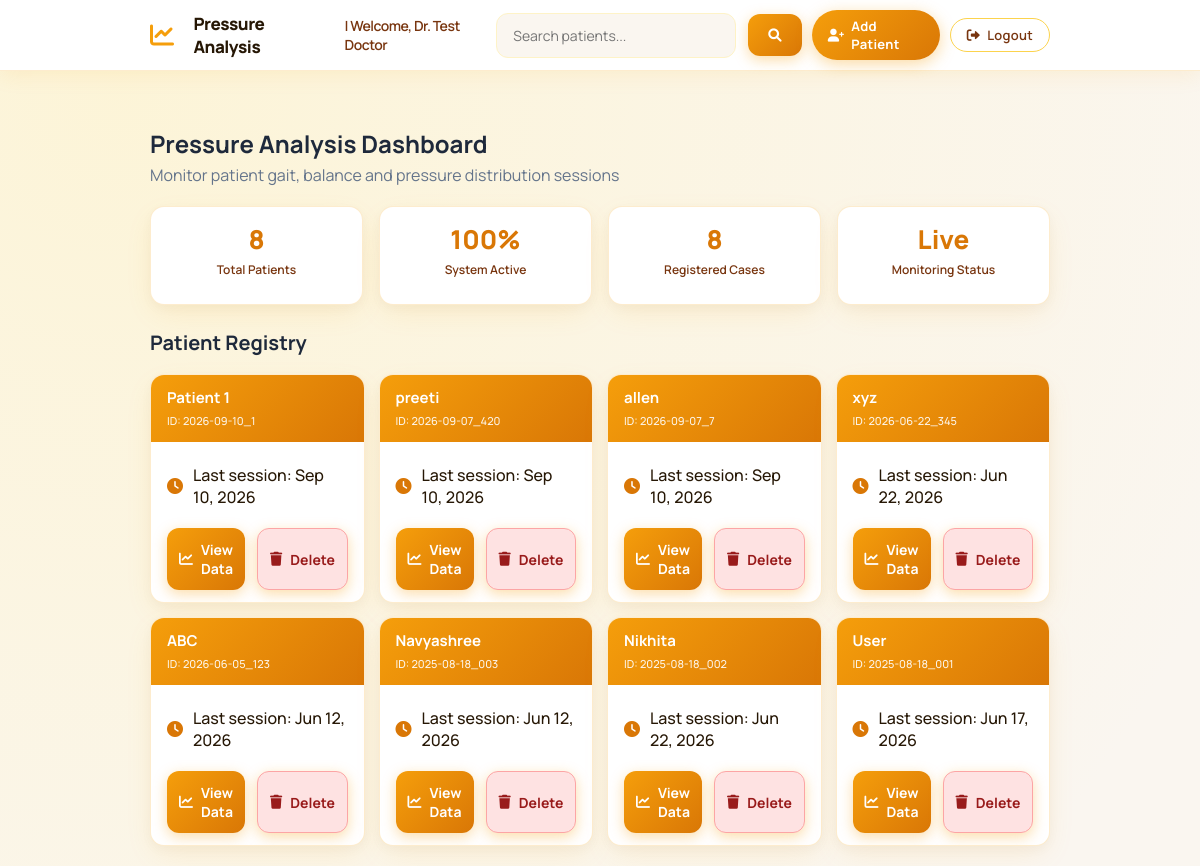
The page /home/ (signed in) on the database its author committed.
### pressure_app/models.py (models this page shows, shortened)
class Doctor(AbstractUser):
    license_number = models.CharField(max_length=50, unique=True)
    hospital = models.CharField(max_length=100)
    specialization = models.CharField(max_length=100)

class Patient(models.Model):
    name = models.CharField(max_length=100)
    patient_id = models.CharField(max_length=20, unique=True)
    contact_info = models.CharField(max_length=100)
    notes = models.TextField(blank=True)
    created_at = models.DateTimeField(auto_now_add=True, null=True, blank=True)

class PressureReading(models.Model):
    patient = models.ForeignKey(Patient, on_delete=models.CASCADE, related_name='readings')
    timestamp = models.DateTimeField(auto_now_add=True)
    pressure_data = models.JSONField()  # Stores the 20x20 pressure array
    displacement_x = models.FloatField(default=0.0)
    displacement_y = models.FloatField(default=0.0)
    movement_status = models.CharField(max_length=100, blank=True)
    session_notes = models.TextField(blank=True)
    is_analysis_complete = models.BooleanField(default=False)

### pressure_app/views.py (the view)
# urls.py: 2. Add a URL to urlpatterns:  path('', views.home, name='home')
@login_required
def home(request):
    patients = Patient.objects.all().order_by('-id')
    paginator = Paginator(patients, 9)
    page_number = request.GET.get("page")
    page_obj = paginator.get_page(page_number)
    return render(request, 'pressure_app/home.html', {
        'patients': page_obj,
        'page_obj': page_obj,
    })

### pressure_app/templates/pressure_app/home.html (shortened to what this page needs)
{% load static %}
<!DOCTYPE html>
<html>
<head>
    {% load static %}
    <link href="https://vjs.zencdn.net/8.10.0/video-js.css" rel="stylesheet">
    <link rel="stylesheet" href="https://cdnjs.cloudflare.com/ajax/libs/font-awesome/6.0.0/css/all.min.css">
<body>
    <nav class="navbar">
        <div class="nav-container">
            <div class="user-info" style="display: flex; align-items: center; gap: 10px;">
                <i class="fas fa-chart-line" style="font-size: 24px; color: #F59E0B;"></i>
                <span style="font-size: 17px; font-weight: 800; color: #261705;">Pressure Analysis</span>
                <span style="font-size: 14px; font-weight: 600; color: #78350f; margin-left: 8px;">| Welcome, Dr. {{ request.user.get_full_name }}</span>
            </div>
            <div class="search-container">
                <input type="text" id="patient-search" placeholder="Search patients..." class="search-input">
                <button id="search-btn" class="search-btn"><i class="fas fa-search"></i></button>
            </div>
            <a href="{% url 'add_patient' %}" class="add-patient-btn">Add Patient</a>
            <a href="{% url 'logout' %}" class="logout-btn">Logout</a>
        </div>
    </nav>
    <div class="container">
        <h1 style="
        font-size:24px;
        font-weight:700;
        margin-bottom:4px;
        color:#1e293b;">
        Pressure Analysis Dashboard
        </h1>
        <p style="
        color:#64748b;
        margin-top:0;
        margin-bottom:20px;">
        Monitor patient gait, balance and pressure distribution sessions
        </p>
        <div class="stats-grid">
        <div class="stat-card">
        <h2>{{ page_obj.paginator.count }}</h2>
        <p>Total Patients</p>
        </div>
        <div class="stat-card">
        <h2>100%</h2>
        <p>System Active</p>
        </div>
        <div class="stat-card">
        <h2>{{ page_obj.paginator.count }}</h2>
        <p>Registered Cases</p>
        </div>
        <div class="stat-card">
        <h2>Live</h2>
        <p>Monitoring Status</p>
        </div>
        </div>
        <div class="patient-management">
            <h2 style="
            font-size:20px;
            font-weight:700;
            margin-bottom:14px;
            color:#1e293b;">
            Patient Registry
            </h2>
            {% if patients %}
            <div class="patient-cards-container">
                {% for patient in patients %}
                <div class="patient-card">
                    <div class="card-header">
                        <h3>{{ patient.name }}</h3>
                        <span class="patient-id">
                            ID: {{ patient.created_at|date:"Y-m-d" }}_{{ patient.patient_id }}
                        </span>
                    </div>
                    <div class="card-body">
                        <div class="patient-info">
                            <p>
                                <i class="fas fa-clock"></i>
                                {% with last_reading=patient.readings.last %}
                                    {% if last_reading %}
                                        Last session: {{ last_reading.timestamp|date:"M d, Y" }}
                                    {% else %}
                                        No sessions yet
                                    {% endif %}
                                {% endwith %}
                            </p>
                        </div>
                        <div class="card-actions">
                            <a href="{% url 'patient_readings' patient.patient_id %}"
                               class="card-btn view-btn">
                                <i class="fas fa-chart-line"></i> View Data
                            </a>
                            <button class="card-btn delete-btn"
                                data-patient-id="{{ patient.patient_id }}">
                                <i class="fas fa-trash"></i> Delete
                            </button>
                        </div>
                    </div>
                </div>
                {% endfor %}
            </div>
            {% else %}
            <div class="no-patients">
                <i class="fas fa-user-slash"></i>
                <p>No patients found{% if search_query %} matching "{{ search_query }}"{% endif %}</p>
            </div>
            {% endif %}
        </div>
    </div>
</body>
</html>

### rows shown on the page
Doctor: user.get_full_name "Test Doctor"
Patient: name "Patient 1", created_at "2026-09-10", patient_id "1", readings.last.timestamp "Sep 10, 2026"
Patient: name "preeti", created_at "2026-09-07", patient_id "420", readings.last.timestamp "Sep 10, 2026"
Patient: name "allen", created_at "2026-09-07", patient_id "7", readings.last.timestamp "Sep 10, 2026"
Patient: name "xyz", created_at "2026-06-22", patient_id "345", readings.last.timestamp "Jun 22, 2026"
Patient: name "ABC", created_at "2026-06-05", patient_id "123", readings.last.timestamp "Jun 12, 2026"
Patient: name "Navyashree", created_at "2025-08-18", patient_id "003", readings.last.timestamp "Jun 12, 2026"
Patient: name "Nikhita", created_at "2025-08-18", patient_id "002", readings.last.timestamp "Jun 22, 2026"
Patient: name "User", created_at "2025-08-18", patient_id "001", readings.last.timestamp "Jun 17, 2026"

### other values the page prints
{{ page_obj.paginator.count }} "8"
